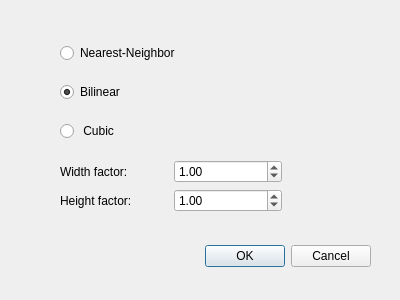
<?xml version="1.0" encoding="UTF-8"?>
<ui version="4.0">
 <class>DialogResize</class>
 <widget class="QDialog" name="DialogResize">
  <property name="geometry">
   <rect>
    <x>0</x>
    <y>0</y>
    <width>400</width>
    <height>300</height>
   </rect>
  </property>
  <property name="windowTitle">
   <string>Resize Setting</string>
  </property>
  <widget class="QDialogButtonBox" name="buttonBox">
   <property name="geometry">
    <rect>
     <x>30</x>
     <y>240</y>
     <width>341</width>
     <height>32</height>
    </rect>
   </property>
   <property name="orientation">
    <enum>Qt::Horizontal</enum>
   </property>
   <property name="standardButtons">
    <set>QDialogButtonBox::Cancel|QDialogButtonBox::Ok</set>
   </property>
  </widget>
  <widget class="QWidget" name="">
   <property name="geometry">
    <rect>
     <x>60</x>
     <y>30</y>
     <width>222</width>
     <height>199</height>
    </rect>
   </property>
   <layout class="QVBoxLayout" name="verticalLayout">
    <item>
     <widget class="QRadioButton" name="radioButtonNearest">
      <property name="text">
       <string>Nearest-Neighbor</string>
      </property>
      <property name="checked">
       <bool>false</bool>
      </property>
     </widget>
    </item>
    <item>
     <widget class="QRadioButton" name="radioButtonBilinear">
      <property name="text">
       <string>Bilinear</string>
      </property>
      <property name="checked">
       <bool>true</bool>
      </property>
     </widget>
    </item>
    <item>
     <widget class="QRadioButton" name="radioButtonCubic">
      <property name="text">
       <string> Cubic</string>
      </property>
     </widget>
    </item>
    <item>
     <layout class="QGridLayout" name="gridLayout">
      <item row="0" column="0">
       <widget class="QLabel" name="label_w">
        <property name="text">
         <string>Width factor:</string>
        </property>
       </widget>
      </item>
      <item row="0" column="1">
       <widget class="QDoubleSpinBox" name="doubleSpinBoxWidth">
        <property name="minimum">
         <double>0.010000000000000</double>
        </property>
        <property name="maximum">
         <double>10.000000000000000</double>
        </property>
        <property name="singleStep">
         <double>0.010000000000000</double>
        </property>
        <property name="value">
         <double>1.000000000000000</double>
        </property>
       </widget>
      </item>
      <item row="1" column="0">
       <widget class="QLabel" name="label_h">
        <property name="text">
         <string>Height factor: </string>
        </property>
       </widget>
      </item>
      <item row="1" column="1">
       <widget class="QDoubleSpinBox" name="doubleSpinBoxHeight">
        <property name="buttonSymbols">
         <enum>QAbstractSpinBox::UpDownArrows</enum>
        </property>
        <property name="minimum">
         <double>0.010000000000000</double>
        </property>
        <property name="maximum">
         <double>10.000000000000000</double>
        </property>
        <property name="singleStep">
         <double>0.010000000000000</double>
        </property>
        <property name="value">
         <double>1.000000000000000</double>
        </property>
       </widget>
      </item>
     </layout>
    </item>
   </layout>
  </widget>
 </widget>
 <resources/>
 <connections>
  <connection>
   <sender>buttonBox</sender>
   <signal>accepted()</signal>
   <receiver>DialogResize</receiver>
   <slot>accept()</slot>
   <hints>
    <hint type="sourcelabel">
     <x>248</x>
     <y>254</y>
    </hint>
    <hint type="destinationlabel">
     <x>157</x>
     <y>274</y>
    </hint>
   </hints>
  </connection>
  <connection>
   <sender>buttonBox</sender>
   <signal>rejected()</signal>
   <receiver>DialogResize</receiver>
   <slot>reject()</slot>
   <hints>
    <hint type="sourcelabel">
     <x>316</x>
     <y>260</y>
    </hint>
    <hint type="destinationlabel">
     <x>286</x>
     <y>274</y>
    </hint>
   </hints>
  </connection>
 </connections>
</ui>
